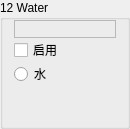
                 <widget class="QGroupBox" name="Base12">
                  <property name="sizePolicy">
                   <sizepolicy hsizetype="Fixed" vsizetype="Preferred">
                    <horstretch>0</horstretch>
                    <verstretch>0</verstretch>
                   </sizepolicy>
                  </property>
                  <property name="minimumSize">
                   <size>
                    <width>130</width>
                    <height>0</height>
                   </size>
                  </property>
                  <property name="maximumSize">
                   <size>
                    <width>130</width>
                    <height>16777215</height>
                   </size>
                  </property>
                  <property name="autoFillBackground">
                   <bool>true</bool>
                  </property>
                  <property name="title">
                   <string>12 Water</string>
                  </property>
                  <property name="flat">
                   <bool>false</bool>
                  </property>
                  <layout class="QVBoxLayout" name="verticalLayout_19">
                   <property name="spacing">
                    <number>0</number>
                   </property>
                   <property name="topMargin">
                    <number>0</number>
                   </property>
                   <property name="bottomMargin">
                    <number>0</number>
                   </property>
                   <item>
                    <widget class="QLabel" name="Color12">
                     <property name="font">
                      <font>
                       <family>微软雅黑</family>
                       <pointsize>9</pointsize>
                      </font>
                     </property>
                     <property name="frameShape">
                      <enum>QFrame::StyledPanel</enum>
                     </property>
                     <property name="text">
                      <string/>
                     </property>
                    </widget>
                   </item>
                   <item>
                    <widget class="QCheckBox" name="Enable12">
                     <property name="text">
                      <string>启用</string>
                     </property>
                    </widget>
                   </item>
                   <item>
                    <widget class="QRadioButton" name="is12Water">
                     <property name="text">
                      <string>水</string>
                     </property>
                     <property name="icon">
                      <iconset resource="../BlockTextures.qrc">
                       <normaloff>:/new/Textures/Slope/block/water_flow.png</normaloff>:/new/Textures/Slope/block/water_flow.png</iconset>
                     </property>
                    </widget>
                   </item>
                   <item>
                    <spacer name="verticalSpacer_16">
                     <property name="orientation">
                      <enum>Qt::Vertical</enum>
                     </property>
                     <property name="sizeHint" stdset="0">
                      <size>
                       <width>20</width>
                       <height>40</height>
                      </size>
                     </property>
                    </spacer>
                   </item>
                  </layout>
                 </widget>
